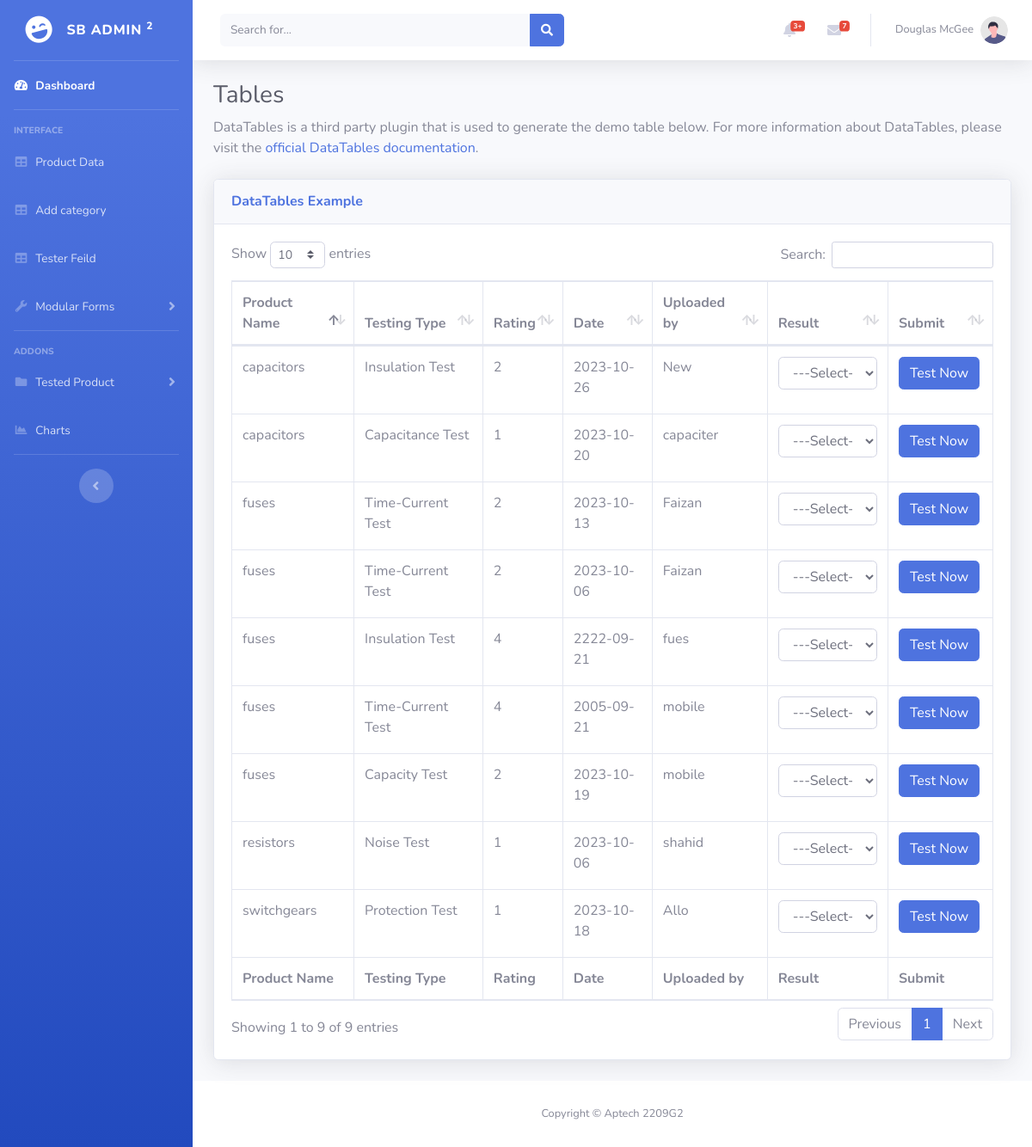
The page /tested_data.php (signed in) on the database its author committed.
### tables this page shows
CREATE TABLE `fuses` (
  `id` int(11) NOT NULL,
  `username` varchar(30) NOT NULL,
  `date` varchar(200) NOT NULL,
  `rating` int(11) NOT NULL,
  `testing_type` varchar(30) NOT NULL,
  `description` text NOT NULL
);

CREATE TABLE `capacitors` (
  `id` int(11) NOT NULL,
  `username` varchar(30) NOT NULL,
  `date` varchar(200) NOT NULL,
  `rating` int(11) NOT NULL,
  `testing_type` varchar(30) NOT NULL,
  `description` text NOT NULL
);

CREATE TABLE `resistors` (
  `id` int(11) NOT NULL,
  `username` varchar(30) NOT NULL,
  `date` varchar(200) NOT NULL,
  `rating` int(11) NOT NULL,
  `testing_type` varchar(30) NOT NULL,
  `description` text NOT NULL
);

CREATE TABLE `switchgears` (
  `id` int(11) NOT NULL,
  `username` varchar(30) NOT NULL,
  `date` varchar(200) NOT NULL,
  `rating` int(11) NOT NULL,
  `testing_type` varchar(30) NOT NULL,
  `description` text NOT NULL
);

### tested_data.php (the view, shortened to what this page needs)
<?php
require 'Connection/connection.php';
?>
<?php
$productTables = array('fuses', 'capacitors', 'resistors', 'switchgears');
$data_fetch_array = array();
foreach ($productTables as $table) {
    $fetch_query = "SELECT * FROM $table";
    $fetch_prepare = $connection->prepare($fetch_query);
    $fetch_prepare->execute();
    $fetch_data = $fetch_prepare->fetchAll(PDO::FETCH_ASSOC);
    foreach ($fetch_data as $data) {
        $data['product_type'] = $table;
        $data_fetch_array[] = $data;
    }
}
?>
<!DOCTYPE html>
<html lang="en">
<head>
    <link href="vendor/fontawesome-free/css/all.min.css" rel="stylesheet" type="text/css">
    <link href="css/sb-admin-2.min.css" rel="stylesheet">
    <link href="vendor/datatables/dataTables.bootstrap4.min.css" rel="stylesheet">
</head>
<body id="page-top">
    <div id="wrapper">
        <?php require 'header/navbar.php' ?>
        <div class="container-fluid">
            <h1 class="h3 mb-2 text-gray-800">Tables</h1>
            <p class="mb-4">DataTables is a third party plugin that is used to generate the demo table below.
                For more information about DataTables, please visit the <a target="_blank" href="https://datatables.net">official DataTables documentation</a>.</p>
            <div class="card shadow mb-4">
                <div class="card-header py-3">
                    <h6 class="m-0 font-weight-bold text-primary">DataTables Example</h6>
                </div>
                <div class="card-body">
                    <div class="table-responsive">
                        <table class="table table-bordered" id="dataTable" width="100%" cellspacing="0">
                            <thead>
                                <tr>
                                    <th>Product Name</th>
                                    <th>Testing Type</th>
                                    <th>Rating</th>
                                    <th>Date</th>
                                    <th>Uploaded by</th>
                                    <th>Result</th>
                                    <th>Submit</th>
                                </tr>
                            </thead>
                            <tfoot>
                                <tr>
                                    <th>Product Name</th>
                                    <th>Testing Type</th>
                                    <th>Rating</th>
                                    <th>Date</th>
                                    <th>Uploaded by</th>
                                    <th>Result</th>
                                    <th>Submit</th>
                                </tr>
                            </tfoot>
                            <tbody>
                                <?php foreach ($data_fetch_array as $fetched_data) { ?>
                                    <tr>
                                        <td><?= $fetched_data['product_type'] ?></td>
                                        <td><?= $fetched_data['testing_type'] ?></td>
                                        <td><?= $fetched_data['rating'] ?></td>
                                        <td><?= $fetched_data['date'] ?></td>
                                        <td><?= $fetched_data['username'] ?></td>
                                        <td>
                                            <div class="form-group">
                                                <select id="form_need" name="testing-type" class="form-control" data-error="Please specify your need." required>
                                                    <option value="" selected disabled>---Select---</option>
                                                </select>
                                            </div>
                                        </td>
                                        <td><input type="Submit" class="btn btn-primary" value="Test Now"></td>
                                    </tr>
                                <?php } ?>
                            </tbody>
                        </table>
                    </div>
                </div>
            </div>
        </div>
    </div>
    <?php require 'header/footer.php' ?>
    </div>
    </div>
</body>
</html>

### header/navbar.php (shortened to what this page needs)
<ul class="navbar-nav bg-gradient-primary sidebar sidebar-dark accordion" id="accordionSidebar">
    <a class="sidebar-brand d-flex align-items-center justify-content-center" href="index.php">
        <div class="sidebar-brand-icon rotate-n-15">
            <i class="fas fa-laugh-wink"></i>
        </div>
        <div class="sidebar-brand-text mx-3">SB Admin <sup>2</sup></div>
    </a>
    <hr class="sidebar-divider my-0">
    <li class="nav-item active">
        <a class="nav-link" href="index.php">
            <i class="fas fa-fw fa-tachometer-alt"></i>
            <span>Dashboard</span></a>
    </li>
    <hr class="sidebar-divider">
    <div class="sidebar-heading">
        Interface
    </div>
    <li class="nav-item">
        <a class="nav-link collapsed" href="tables.php">
            <i class="fas fa-fw fa-table"></i>
            <span>Product Data</span>
        </a>
        <a class="nav-link collapsed" href="add_category.php">
            <i class="fas fa-fw fa-table"></i>
            <span>Add category</span>
        </a>
        <a class="nav-link collapsed" href="tester_fild.php">
            <i class="fas fa-fw fa-table"></i>
            <span>Tester Feild</span>
        </a>
    </li>
    <li class="nav-item">
        <a class="nav-link collapsed" href="#" data-toggle="collapse" data-target="#collapseUtilities" aria-expanded="true" aria-controls="collapseUtilities">
            <i class="fas fa-fw fa-wrench"></i>
            <span>Modular Forms</span>
        </a>
    </li>
    <hr class="sidebar-divider">
    <div class="sidebar-heading">
        Addons
    </div>
    <li class="nav-item">
        <a class="nav-link collapsed" href="#" data-toggle="collapse" data-target="#collapsePages" aria-expanded="true" aria-controls="collapsePages">
            <i class="fas fa-fw fa-folder"></i>
            <span>Tested Product</span>
        </a>
    </li>
    <li class="nav-item">
        <a class="nav-link" href="charts.php">
            <i class="fas fa-fw fa-chart-area"></i>
            <span>Charts</span></a>
    </li>
    <hr class="sidebar-divider d-none d-md-block">
    <div class="text-center d-none d-md-inline">
        <button class="rounded-circle border-0" id="sidebarToggle"></button>
    </div>
</ul>
<div id="content-wrapper" class="d-flex flex-column">
    <div id="content">
        <nav class="navbar navbar-expand navbar-light bg-white topbar mb-4 static-top shadow">
            <form class="d-none d-sm-inline-block form-inline mr-auto ml-md-3 my-2 my-md-0 mw-100 navbar-search">
                <div class="input-group">
                    <input type="text" class="form-control bg-light border-0 small" placeholder="Search for..." aria-label="Search" aria-describedby="basic-addon2">
                    <div class="input-group-append">
                        <button class="btn btn-primary" type="button">
                            <i class="fas fa-search fa-sm"></i>
                        </button>
                    </div>
                </div>
            </form>
            <ul class="navbar-nav ml-auto">
                <li class="nav-item dropdown no-arrow mx-1">
                    <a class="nav-link dropdown-toggle" href="#" id="alertsDropdown" role="button" data-toggle="dropdown" aria-haspopup="true" aria-expanded="false">
                        <i class="fas fa-bell fa-fw"></i>
                        <span class="badge badge-danger badge-counter">3+</span>
                    </a>
                </li>
                <li class="nav-item dropdown no-arrow mx-1">
                    <a class="nav-link dropdown-toggle" href="#" id="messagesDropdown" role="button" data-toggle="dropdown" aria-haspopup="true" aria-expanded="false">
                        <i class="fas fa-envelope fa-fw"></i>
                        <span class="badge badge-danger badge-counter">7</span>
                    </a>
                </li>
                <li class="nav-item dropdown no-arrow">
                    <a class="nav-link dropdown-toggle" href="#" id="userDropdown" role="button" data-toggle="dropdown" aria-haspopup="true" aria-expanded="false">
                        <span class="mr-2 d-none d-lg-inline text-gray-600 small">Douglas McGee</span>
                        <img class="img-profile rounded-circle" src="img/undraw_profile.svg">
                    </a>
                </li>
            </ul>
        </nav>

### header/footer.php
<footer class="sticky-footer bg-white">
                <div class="container my-auto">
                    <div class="copyright text-center my-auto">
                        <span>Copyright &copy; Aptech 2209G2</span>
                    </div>
                </div>
            </footer>

### rows shown on the page
fuses: product_type "fuses", testing_type "Time-Current Test", rating "2", date "2023-10-13", username "Faizan"
fuses: product_type "fuses", testing_type "Time-Current Test", rating "2", date "2023-10-06", username "Faizan"
fuses: product_type "fuses", testing_type "Insulation Test", rating "4", date "2222-09-21", username "fues"
fuses: product_type "fuses", testing_type "Time-Current Test", rating "4", date "2005-09-21", username "mobile"
fuses: product_type "fuses", testing_type "Capacity Test", rating "2", date "2023-10-19", username "mobile"
capacitors: product_type "capacitors", testing_type "Insulation Test", rating "2", date "2023-10-26", username "New"
capacitors: product_type "capacitors", testing_type "Capacitance Test", rating "1", date "2023-10-20", username "capaciter"
resistors: product_type "resistors", testing_type "Noise Test", rating "1", date "2023-10-06", username "shahid"
switchgears: product_type "switchgears", testing_type "Protection Test", rating "1", date "2023-10-18", username "Allo"
